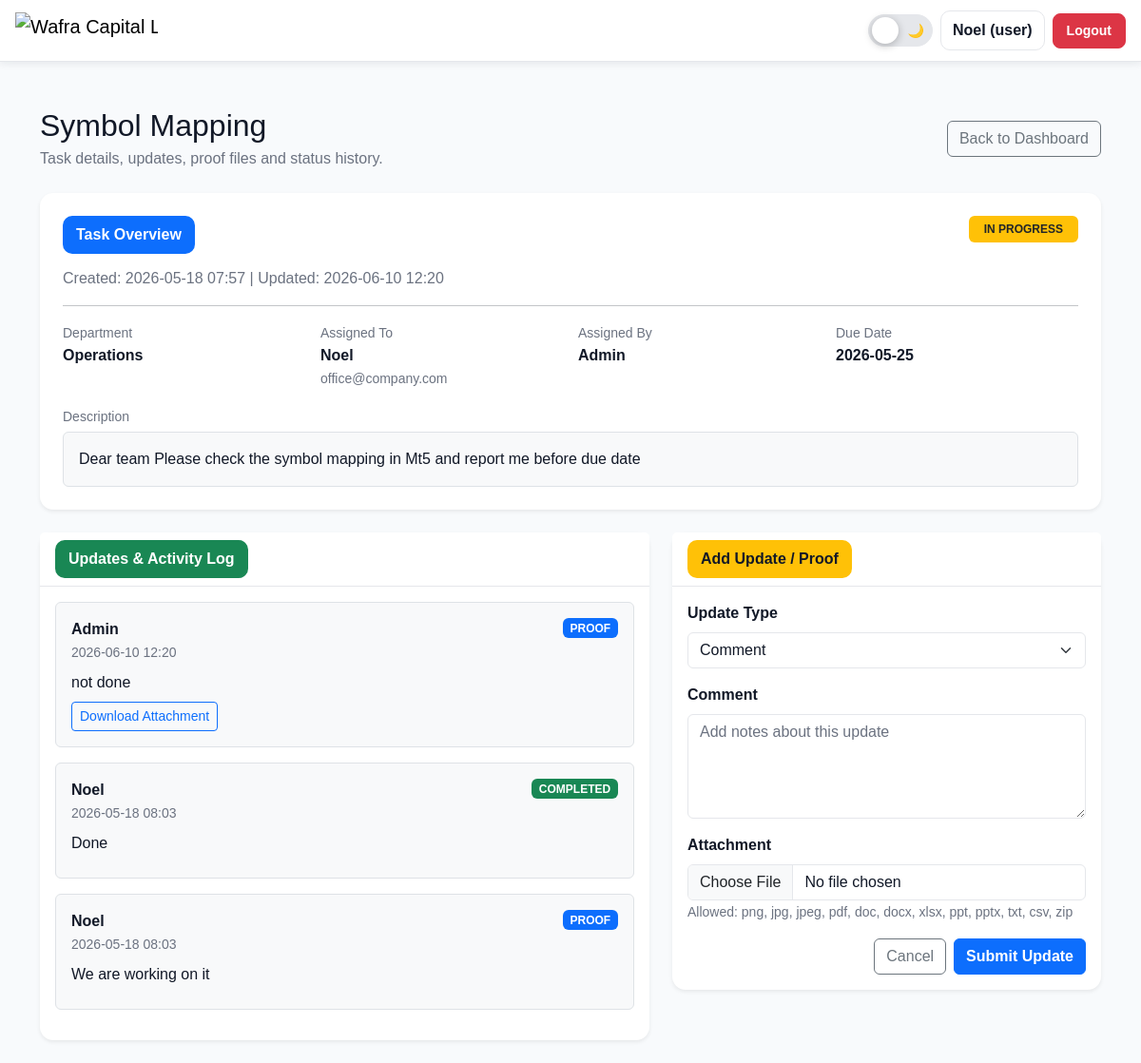
Screenshot of /tasks/3 (signed in) with the database file from the repository.
### app.py (models this page shows, shortened)
class User(UserMixin, db.Model):
    id = db.Column(db.Integer, primary_key=True)
    name = db.Column(db.String(120), nullable=False)
    email = db.Column(db.String(255), unique=True, nullable=False, index=True)
    password_hash = db.Column(db.String(255), nullable=False)
    role = db.Column(db.String(20), default="user")  # user, admin, superadmin
    is_active_user = db.Column(db.Boolean, default=True)
    department_id = db.Column(db.Integer, db.ForeignKey("department.id"), nullable=True)
    department = db.relationship("Department", backref="users")

class Task(db.Model):
    id = db.Column(db.Integer, primary_key=True)
    title = db.Column(db.String(200), nullable=False)
    description = db.Column(db.Text, nullable=True)
    department_id = db.Column(db.Integer, db.ForeignKey("department.id"), nullable=False)
    department = db.relationship("Department", backref="tasks")
    assignee_id = db.Column(db.Integer, db.ForeignKey("user.id"), nullable=False)
    assignee = db.relationship("User", foreign_keys=[assignee_id])
    assigner_id = db.Column(db.Integer, db.ForeignKey("user.id"), nullable=False)
    assigner = db.relationship("User", foreign_keys=[assigner_id])
    due_date = db.Column(db.Date, nullable=True)
    status = db.Column(db.String(20), default="OPEN")
    created_at = db.Column(db.DateTime, default=datetime.utcnow)
    updated_at = db.Column(db.DateTime, default=datetime.utcnow, onupdate=datetime.utcnow)

class Department(db.Model):
    id = db.Column(db.Integer, primary_key=True)
    name = db.Column(db.String(120), unique=True, nullable=False)
    is_active = db.Column(db.Boolean, default=True)

class TaskUpdate(db.Model):
    id = db.Column(db.Integer, primary_key=True)
    task_id = db.Column(db.Integer, db.ForeignKey("task.id"), nullable=False)
    task = db.relationship(
        "Task",
        backref=db.backref("updates", order_by="TaskUpdate.created_at.desc()")
    )
    user_id = db.Column(db.Integer, db.ForeignKey("user.id"), nullable=False)
    user = db.relationship("User")
    status = db.Column(db.String(20), default="COMMENT")
    comment = db.Column(db.Text, nullable=True)
    attachment_path = db.Column(db.String(500), nullable=True)
    created_at = db.Column(db.DateTime, default=datetime.utcnow)

### app.py (the view)
@app.route("/tasks/<int:task_id>")
@login_required
def task_view(task_id):
    task = Task.query.get_or_404(task_id)
    if current_user.role == "superadmin":
        pass
    elif current_user.role == "admin":
        if task.department_id != current_user.department_id:
            abort(403)
    else:
        allowed = (
            current_user.id == task.assignee_id or
            current_user.id == task.assigner_id or
            current_user.department_id == task.department_id
        )
        if not allowed:
            abort(403)
    return render_template("task_view.html", task=task)

### app.py (called while the page is built)
@login_manager.user_loader
def load_user(user_id):
    return User.query.get(int(user_id))

### templates/task_view.html (shortened to what this page needs)
{% extends "base.html" %}
{% block content %}
<div class="container mt-4">
  <div class="d-flex justify-content-between align-items-center mb-4">
    <div>
      <h2 class="mb-1">{{ task.title }}</h2>
      <p class="text-muted mb-0">Task details, updates, proof files and status history.</p>
    </div>
    <a href="{{ url_for('index') }}" class="btn btn-outline-secondary">
      Back to Dashboard
    </a>
  </div>
  <div class="card shadow-sm border-0 mb-4">
    <div class="card-body p-4">
      <div class="d-flex justify-content-between align-items-start mb-3">
        <div>
          <div class="section-heading">
            Task Overview
          </div>
          <p class="text-muted mb-0">
            Created: {{ task.created_at.strftime('%Y-%m-%d %H:%M') if task.created_at else '-' }}
            |
            Updated: {{ task.updated_at.strftime('%Y-%m-%d %H:%M') if task.updated_at else '-' }}
          </p>
        </div>
        {% if task.status == "COMPLETED" %}
          <span class="badge bg-success px-3 py-2">COMPLETED</span>
        {% elif task.status == "IN_PROGRESS" %}
          <span class="badge bg-warning text-dark px-3 py-2">IN PROGRESS</span>
        {% elif task.status == "REJECTED" %}
          <span class="badge bg-danger px-3 py-2">REJECTED</span>
        {% else %}
          <span class="badge bg-secondary px-3 py-2">OPEN</span>
        {% endif %}
      </div>
      <hr>
      <div class="row g-3 mb-3">
        <div class="col-md-3">
          <small class="text-muted">Department</small>
          <div class="fw-semibold">{{ task.department.name if task.department else '-' }}</div>
        </div>
        <div class="col-md-3">
          <small class="text-muted">Assigned To</small>
          <div class="fw-semibold">{{ task.assignee.name if task.assignee else '-' }}</div>
          {% if task.assignee and task.assignee.email %}
            <small class="text-muted">{{ task.assignee.email }}</small>
          {% endif %}
        </div>
        <div class="col-md-3">
          <small class="text-muted">Assigned By</small>
          <div class="fw-semibold">{{ task.assigner.name if task.assigner else '-' }}</div>
        </div>
        <div class="col-md-3">
          <small class="text-muted">Due Date</small>
          <div class="fw-semibold">{{ task.due_date or '-' }}</div>
        </div>
      </div>
      <div class="mt-3">
        <small class="text-muted">Description</small>
        <div class="border rounded bg-light p-3 mt-1">
          {{ task.description if task.description else "No description provided." }}
        </div>
      </div>
    </div>
  </div>
  <div class="row g-4">
    <div class="col-lg-7">
      <div class="card shadow-sm border-0">
        <div class="card-header bg-white">
          <div class="section-heading secondary mb-0">
            Updates & Activity Log
          </div>
        </div>
        <div class="card-body">
          {% for up in task.updates %}
            <div class="border rounded p-3 mb-3 bg-light">
              <div class="d-flex justify-content-between align-items-start mb-2">
                <div>
                  <strong>{{ up.user.name if up.user else 'Unknown User' }}</strong>
                  <br>
                  <small class="text-muted">
                    {{ up.created_at.strftime('%Y-%m-%d %H:%M') if up.created_at else '-' }}
                  </small>
                </div>
                {% if up.status == "COMPLETED" %}
                  <span class="badge bg-success">COMPLETED</span>
                {% elif up.status == "PROOF" %}
                  <span class="badge bg-primary">PROOF</span>
                {% elif up.status == "REJECTED" %}
                  <span class="badge bg-danger">REJECTED</span>
                {% else %}
                  <span class="badge bg-info text-dark">COMMENT</span>
                {% endif %}
              </div>
              <p class="mb-2">{{ up.comment if up.comment else "No comment added." }}</p>
              {% if up.attachment_path %}
                <a class="btn btn-sm btn-outline-primary"
                   href="{{ url_for('uploaded_file', filename=up.attachment_path) }}">
                  Download Attachment
                </a>
              {% endif %}
            </div>
          {% else %}
            <div class="text-center text-muted py-4">
              No updates posted yet.
            </div>
          {% endfor %}
        </div>
      </div>
    </div>
    <div class="col-lg-5">
      <div class="card shadow-sm border-0">
        <div class="card-header bg-white">
          <div class="section-heading warning mb-0">
            Add Update / Proof
          </div>
        </div>
        <div class="card-body">
          <form method="post" action="{{ url_for('task_update', task_id=task.id) }}" enctype="multipart/form-data" class="row g-3">
            <div class="col-md-12">
              <label class="form-label fw-semibold">Update Type</label>
              <select class="form-select" name="status">
                <option value="COMMENT">Comment</option>
              </select>
            </div>
            <div class="col-md-12">
              <label class="form-label fw-semibold">Comment</label>
              <textarea class="form-control" name="comment" rows="4" placeholder="Add notes about this update"></textarea>
            </div>
            <div class="col-md-12">
              <label class="form-label fw-semibold">Attachment</label>
              <input type="file" name="attachment" class="form-control">
              <small class="text-muted">
                Allowed: png, jpg, jpeg, pdf, doc, docx, xlsx, ppt, pptx, txt, csv, zip
              </small>
            </div>
            <div class="col-12 d-flex justify-content-end gap-2">
              <a href="{{ url_for('index') }}" class="btn btn-outline-secondary">
                Cancel
              </a>
              <button class="btn btn-primary fw-semibold">
                Submit Update
              </button>
            </div>
          </form>
        </div>
      </div>
    </div>
  </div>
</div>
{% endblock %}

### templates/base.html (shortened to what this page needs)
<!doctype html>
<html lang="en">
<head>
  <link href="https://cdn.jsdelivr.net/npm/bootstrap@5.3.3/dist/css/bootstrap.min.css" rel="stylesheet">
</head>
<body>
<nav class="navbar navbar-expand-lg top-navbar">
  <div class="container-fluid px-3">
    <a class="navbar-brand d-flex align-items-center" href="{{ url_for('index') }}">
      <img
        src="https://wafracapital.ae/testen2/wafracapital/assets/images/logo/logo1-nobg.svg"
        alt="Wafra Capital Logo"
        class="brand-logo"
      >
    </a>
    <div class="collapse navbar-collapse" id="nav">
      {% if current_user.is_authenticated %}
      <div class="d-flex align-items-center gap-2">
        <label class="theme-switch" title="Toggle dark mode">
          <span class="theme-slider">
            <span class="theme-icon sun">☀️</span>
            <span class="theme-icon moon">🌙</span>
          </span>
        </label>
        <span class="navbar-text user-badge">
          {{ current_user.name }} ({{ current_user.role }})
        </span>
        <a class="btn btn-danger btn-sm logout-btn" href="{{ url_for('logout') }}">
          Logout
        </a>
      </div>
      {% endif %}
    </div>
  </div>
</nav>
<main class="container py-4">
  {% block content %}{% endblock %}
</main>
</body>
</html>

### templates/base.html (style rules this page uses)
:root { --app-bg: #f8fafc; --app-text: #111827; --card-bg: #ffffff; --border-color: #e5e7eb; --muted-text: #6b7280; --navbar-bg: #ffffff; --input-bg: #ffffff; --input-text: #111827; --table-head-bg: #f8fafc; --table-row-bg: #ffffff; --table-row-alt: #f3f4f6; }
body { min-height: 100vh; background: var(--app-bg); color: var(--app-text); font-family: Arial, sans-serif; }
.top-navbar { background: var(--navbar-bg); border-bottom: 1px solid var(--border-color); box-shadow: 0 2px 8px rgba(15, 23, 42, 0.08); }
.brand-logo { height: 38px; max-width: 150px; object-fit: contain; }
.user-badge { font-weight: 700; color: var(--app-text); background: var(--card-bg); padding: 8px 12px; border-radius: 10px; border: 1px solid var(--border-color); }
.logout-btn { font-weight: 700; border-radius: 8px; padding: 7px 14px; }
main.container { max-width: 1200px; background: transparent; }
h1, h2, h3, h4, h5, h6, label, strong, th, td, p { color: var(--app-text); }
.card, .modal-content { background: var(--card-bg); color: var(--app-text); border: 1px solid var(--border-color); border-radius: 14px; }
.card-header { background: var(--card-bg) !important; color: var(--app-text); border-color: var(--border-color); }
.form-control, .form-select { background-color: var(--input-bg); color: var(--input-text); border-color: var(--border-color); }
.form-control::placeholder { color: var(--muted-text); }
.text-muted { color: var(--muted-text) !important; }
.theme-switch { position: relative; width: 68px; height: 34px; display: inline-block; }
.theme-slider { position: absolute; cursor: pointer; inset: 0; background: #e5e7eb; border-radius: 999px; transition: 0.3s; border: 1px solid var(--border-color); }
.theme-slider::before { content: ""; position: absolute; height: 28px; width: 28px; left: 3px; top: 2px; background: #ffffff; border-radius: 50%; transition: 0.3s; box-shadow: 0 2px 8px rgba(0,0,0,.25); z-index: 2; }
.theme-icon { position: absolute; top: 6px; font-size: 14px; z-index: 1; }
.theme-icon.sun { left: 8px; }
.theme-icon.moon { right: 8px; }

### templates/task_view.html (style rules this page uses)
.section-heading { display: inline-flex; align-items: center; gap: 8px; background: #0d6efd; color: #fff; padding: 8px 14px; border-radius: 10px; font-weight: 700; font-size: 16px; margin-bottom: 14px; }
.section-heading.secondary { background: #198754; }
.section-heading.warning { background: #ffc107; color: #111827; }

### rows the page displays
User: name "Noel", role "user", assignee "Noel", assignee.email "office@company.com"
Task: title "Symbol Mapping", created_at "2026-05-18 07:57", updated_at "2026-06-10 12:20", due_date "2026-05-25", description "Dear team Please check the symbol mapping in Mt5 and report me before due date"
Department: department "Operations"
User: assigner "Admin"
TaskUpdate: user "Admin", created_at "2026-06-10 12:20", status "PROOF", comment "not done"
TaskUpdate: user "Noel", created_at "2026-05-18 08:03", status "COMPLETED", comment "Done"
TaskUpdate: user "Noel", created_at "2026-05-18 08:03", status "PROOF", comment "We are working on it"
